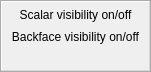
<?xml version="1.0" encoding="UTF-8"?>
<ui version="4.0">
 <class>mqCameraControlsToolbar</class>
 <widget class="QToolBar" name="mqCameraControlsToolbar">
  <property name="geometry">
   <rect>
    <x>0</x>
    <y>0</y>
    <width>35</width>
    <height>72</height>
   </rect>
  </property>
  <property name="windowTitle">
   <string>Main Controls</string>
  </property>
  <property name="orientation">
   <enum>Qt::Vertical</enum>
  </property>
  <action name="actionClippingPlaneOnOff">
   <property name="checkable">
    <bool>true</bool>
   </property>
   <property name="icon">
    <iconset resource="../Icons/icons.qrc">
     <normaloff>:/Icons/clipping_plane_off.png</normaloff>
     <normalon>:/Icons/clipping_plane_on.png</normalon>:/Icons/clipping_plane_off.png</iconset>
   </property>
   <property name="text">
    <string>Scalar visibility on/off</string>
   </property>
   <property name="toolTip">
    <string>Clipping plane On/Off toggle</string>
   </property>
  </action>
  <action name="actionBackfaceCullingOnOff">
   <property name="checkable">
    <bool>true</bool>
   </property>
   <property name="icon">
    <iconset resource="../Icons/icons.qrc">
     <normaloff>:/Icons/backface_on.png</normaloff>
     <normalon>:/Icons/backface_off.png</normalon>:/Icons/backface_on.png</iconset>
   </property>
   <property name="text">
    <string>Backface visibility on/off</string>
   </property>
   <property name="toolTip">
    <string>Backface culling On/Off toggle</string>
   </property>
  </action>
  <addaction name="actionClippingPlaneOnOff"/>
  <addaction name="actionBackfaceCullingOnOff"/>
 </widget>
 <resources>
  <include location="../Icons/icons.qrc"/>
  <include location="../Icons/icons.qrc"/>
 </resources>
 <connections/>
</ui>
